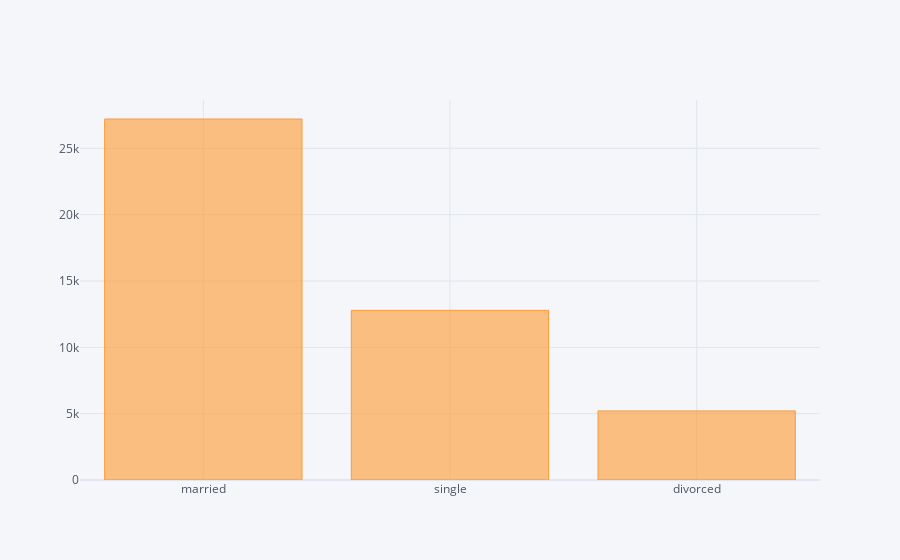

Write notebook code for a chart like this one.
### Code cell
df.marital.value_counts().sort_values(ascending = False).head(10).iplot(kind='bar')

### Figure 1 — Plotly figure (JSON) as saved in the notebook; plotly's stock layout.template omitted (floating-point values rounded to 4 significant figures)
{"data": [{"marker": {"color": "rgba(255, 153, 51, 0.6)", "line": {"color": "rgba(255, 153, 51, 1.0)", "width": 1}}, "name": "count", "orientation": "v", "text": "", "type": "bar", "x": ["married", "single", "divorced"], "y": [27214, 12790, 5207]}], "layout": {"legend": {"bgcolor": "#F5F6F9", "font": {"color": "#4D5663"}}, "paper_bgcolor": "#F5F6F9", "plot_bgcolor": "#F5F6F9", "title": {"font": {"color": "#4D5663"}}, "xaxis": {"gridcolor": "#E1E5ED", "showgrid": true, "tickfont": {"color": "#4D5663"}, "title": {"font": {"color": "#4D5663"}, "text": ""}, "zerolinecolor": "#E1E5ED"}, "yaxis": {"gridcolor": "#E1E5ED", "showgrid": true, "tickfont": {"color": "#4D5663"}, "title": {"font": {"color": "#4D5663"}, "text": ""}, "zerolinecolor": "#E1E5ED"}}}
